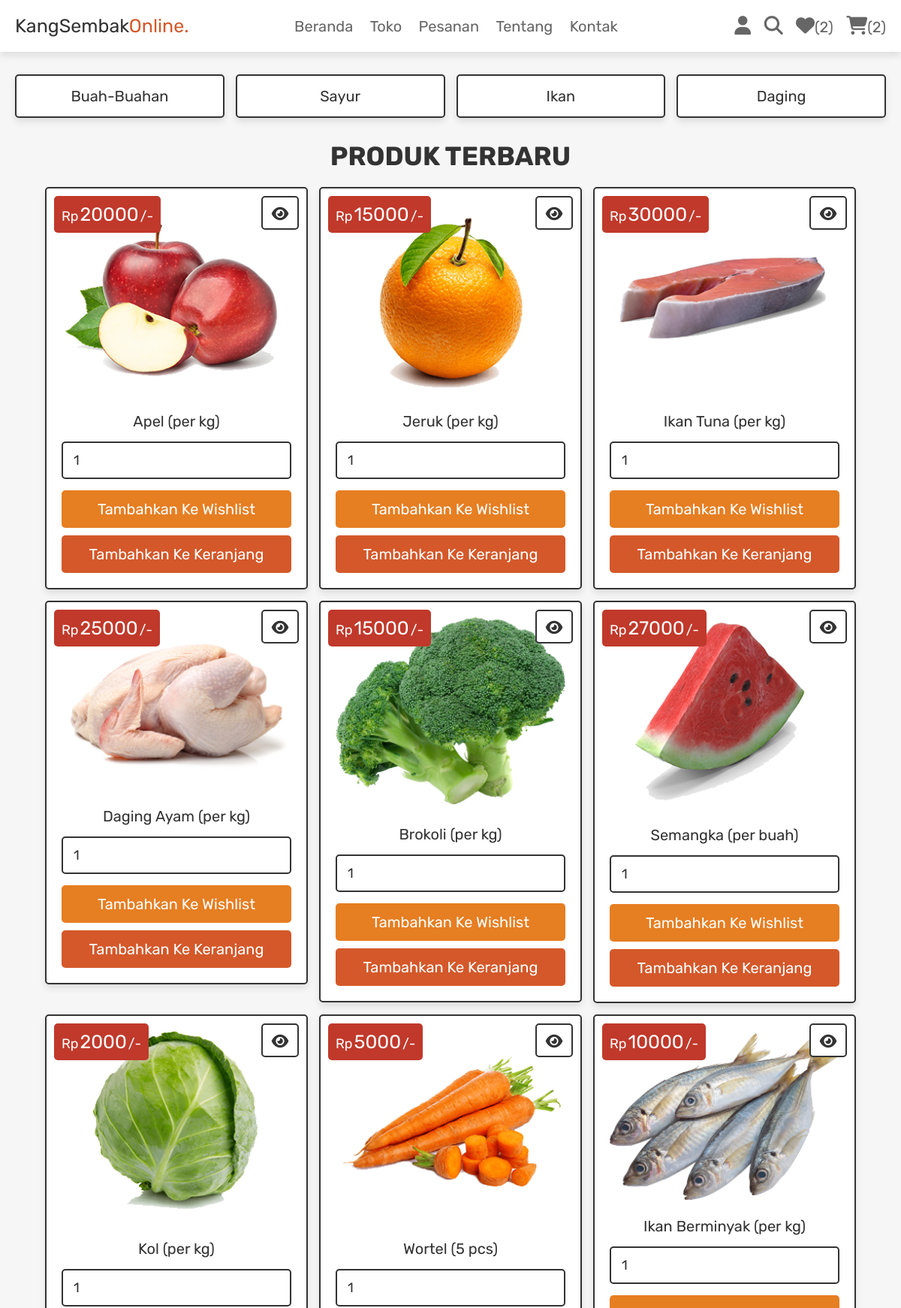
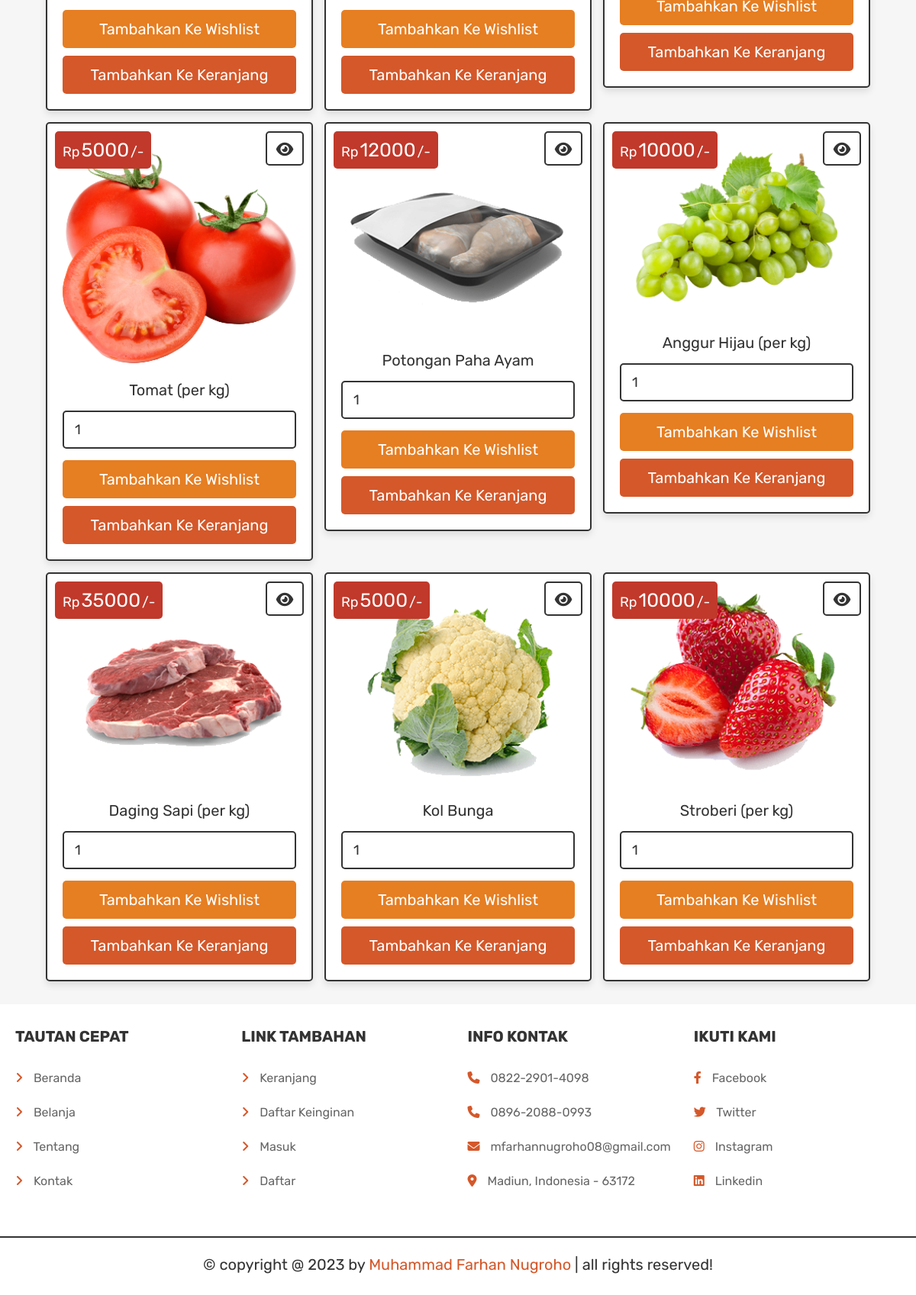
Page /shop.php (signed in) on the committed database (2 pictures, top to bottom).
### tables this page shows
CREATE TABLE `products` (
  `id` int(100) NOT NULL,
  `name` varchar(100) NOT NULL,
  `category` varchar(20) NOT NULL,
  `details` varchar(500) NOT NULL,
  `price` int(100) NOT NULL,
  `image` varchar(100) NOT NULL
);

### shop.php (the view, shortened to what this page needs)
<?php
@include 'config.php';
?>
<!DOCTYPE html>
<html lang="en">
<head>
   <link rel="stylesheet" href="https://cdnjs.cloudflare.com/ajax/libs/font-awesome/6.1.1/css/all.min.css">
   <link rel="stylesheet" href="css/style.css">
</head>
<body>
<?php include 'header.php'; ?>
<section class="p-category">
   <a href="category.php?category=buah-buahan">buah-buahan</a>
   <a href="category.php?category=sayur">sayur</a>
   <a href="category.php?category=ikan">ikan</a>
   <a href="category.php?category=daging">daging</a>
</section>
<section class="products">
   <h1 class="title">Produk Terbaru</h1>
   <div class="box-container">
   <?php
      $select_products = $conn->prepare("SELECT * FROM `products`");
      $select_products->execute();
      if($select_products->rowCount() > 0){
         while($fetch_products = $select_products->fetch(PDO::FETCH_ASSOC)){
   ?>
   <form action="" class="box" method="POST">
      <div class="price">Rp<span><?= $fetch_products['price']; ?></span>/-</div>
      <a href="view_page.php?pid=<?= $fetch_products['id']; ?>" class="fas fa-eye"></a>
      <img src="uploaded_img/<?= $fetch_products['image']; ?>" alt="">
      <div class="name"><?= $fetch_products['name']; ?></div>
      <input type="number" min="1" value="1" name="p_qty" class="qty">
      <input type="submit" value="Tambahkan ke Wishlist" class="option-btn" name="add_to_wishlist">
      <input type="submit" value="Tambahkan ke Keranjang" class="btn" name="add_to_cart">
   </form>
   <?php
      }
   }else{
      echo '<p class="empty">Belum ada produk yang ditambahkan!</p>';
   }
   ?>
   </div>
</section>
<?php include 'footer.php'; ?>
</body>
</html>

### css/style.css (style rules this page uses)
.products .box-container { display: grid; grid-template-columns: repeat(auto-fit, 35rem); gap:1.5rem; justify-content: center; align-items: flex-start; }
.products .box-container .box { padding:2rem; text-align: center; border:var(--border); background-color: var(--white); box-shadow: var(--box-shadow); border-radius: .5rem; position: relative; }
.products .box-container .box .price { position: absolute; top:1rem; left:1rem; padding:1rem; border-radius: .5rem; background-color: var(--red); font-size: 1.8rem; color:var(--white); }
.products .box-container .box .price span { font-size: 2.5rem; color:var(--white); margin:0 .2rem; }
.products .box-container .box .fa-eye { position: absolute; top:1rem; right:1rem; border-radius: .5rem; height: 4.5rem; line-height: 4.3rem; width: 5rem; border:var(--border); color:var(--black); font-size: 2rem; background-color: var(--white); }
.products .box-container .box img { width: 100%; margin-bottom: 1rem; }
.products .box-container .box .name { font-size: 2rem; color:var(--black); padding:1rem 0; }
.products .box-container .box .qty { margin:.5rem 0; border-radius: .5rem; padding:1.2rem 1.4rem; font-size: 1.8rem; color:var(--black); border:var(--border); width: 100%; }
.p-category { display: grid; grid-template-columns: repeat(auto-fit, minmax(27rem, 1fr)); gap:1.5rem; justify-content: center; align-items: flex-start; }
.p-category { padding-bottom: 0; }
.p-category a { padding:1.5rem; text-align: center; border:var(--border); background-color: var(--white); box-shadow: var(--box-shadow); border-radius: .5rem; font-size: 2rem; text-transform: capitalize; color:var(--black); }

### css/components.css (style rules this page uses)
:root { --darkorange:#d4582a; --lightorange:#e67e22; --red:#c0392b; --black:#333; --light-color:#666; --white:#fff; --light-bg:#f6f6f6; --border:.2rem solid var(--black); --box-shadow:0 .5rem 1rem rgba(0,0,0,.1); }
* { font-family: 'Rubik', sans-serif; margin:0; padding:0; box-sizing: border-box; outline: none; border:none; text-decoration: none; color:var(--black); }
body { background-color: var(--light-bg); }
html { font-size: 62.5%; overflow-x: hidden; scroll-behavior: smooth; scroll-padding-top: 6.5rem; }
section { padding:3rem 2rem; max-width: 1200px; margin:0 auto; }
.btn, .delete-btn, .option-btn { display: block; width: 100%; margin-top: 1rem; border-radius: .5rem; color:var(--white); font-size: 2rem; padding:1.3rem 3rem; text-transform: capitalize; cursor: pointer; text-align: center; }
.btn { background-color: var(--darkorange); }
.option-btn { background-color: var(--lightorange); }
.title { text-align: center; margin-bottom: 2rem; text-transform: uppercase; color:var(--black); font-size: 3.5rem; }

### rows in the picture
products: price "20000", image (picture), name "Apel (per kg)"
products: price "15000", image (picture), name "Jeruk (per kg)"
products: price "30000", image (picture), name "Ikan Tuna (per kg)"
products: price "25000", image (picture), name "Daging Ayam (per kg)"
products: price "15000", image (picture), name "Brokoli (per kg)"
products: price "27000", image (picture), name "Semangka (per buah)"
products: price "2000", image (picture), name "Kol (per kg)"
products: price "5000", image (picture), name "Wortel (5 pcs)"
products: price "10000", image (picture), name "Ikan Berminyak (per kg)"
products: price "5000", image (picture), name "Tomat (per kg)"
products: price "12000", image (picture), name "Potongan Paha Ayam"
products: price "10000", image (picture), name "Anggur Hijau (per kg)"
products: price "35000", image (picture), name "Daging Sapi (per kg)"
products: price "5000", image (picture), name "Kol Bunga"
products: price "10000", image (picture), name "Stroberi (per kg)"

### other values in the picture
$count_wishlist_items->rowCount() "2"
$count_cart_items->rowCount() "2"
